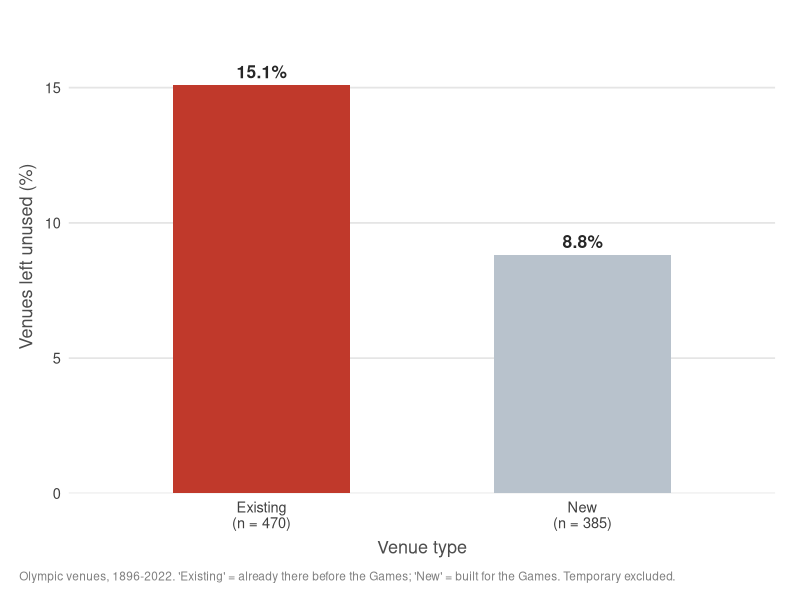
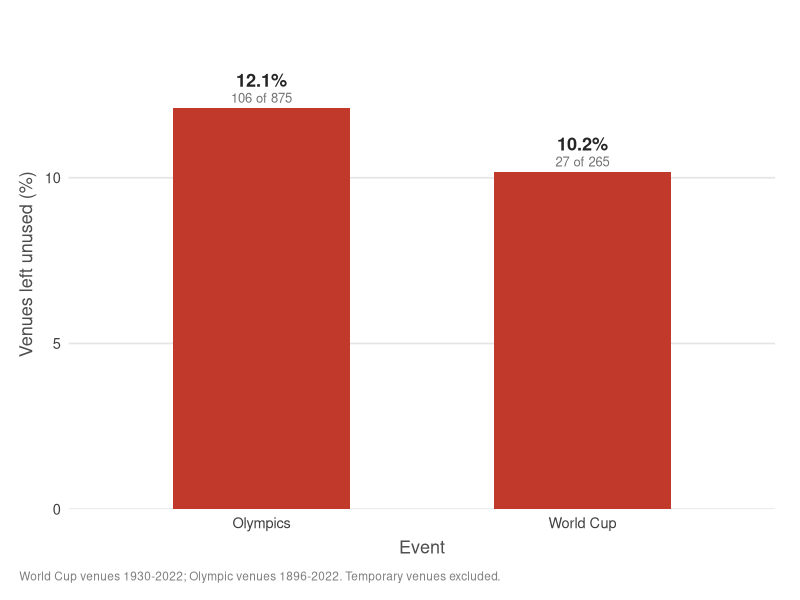
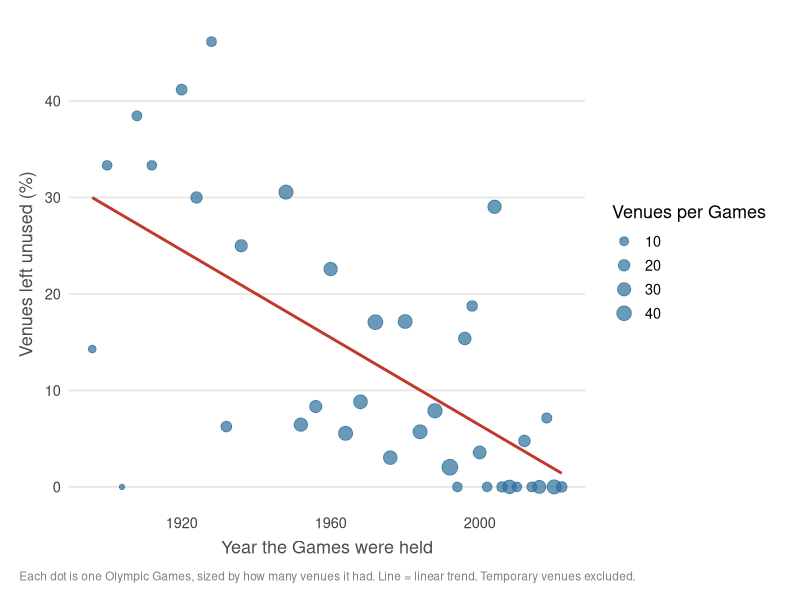
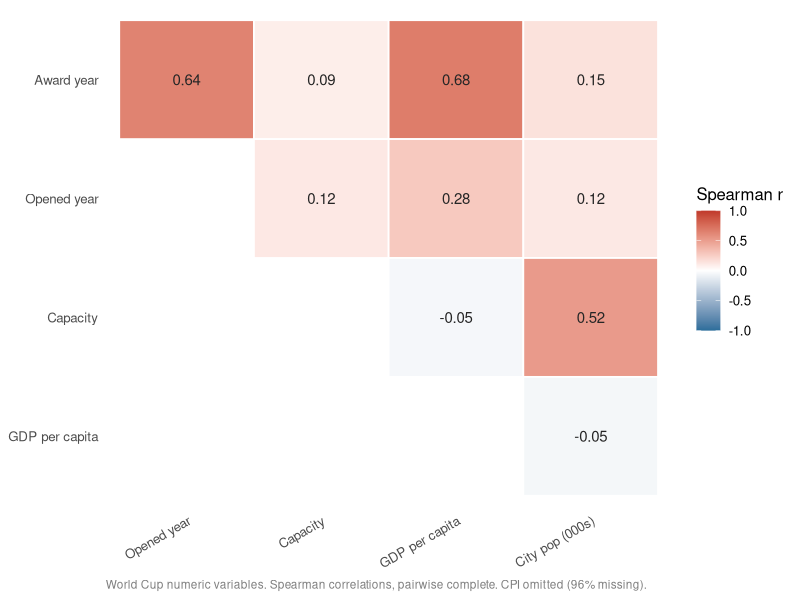
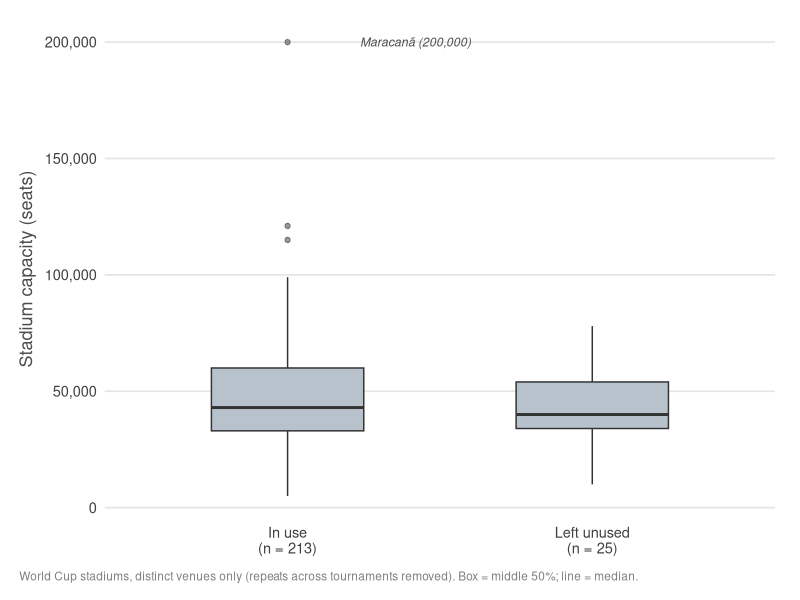

These figures' R source, in order: (Note: this script raises an error after producing the figures.)
library(tidyverse)
wc <- read_csv("data/processed/worldcup_stadiums_joined.csv")
ol <- read_csv("data/processed/olympic_venues_joined.csv")
ol <- ol |>
  mutate(
    status_clean = current_status |>
      str_replace_all("[\r\n]+", " ") |>   # remove the stray line breaks
      str_squish() |>
      str_to_lower(),
    status_group = case_when(
      str_starts(status_clean, "dismantled") ~ "temporary",
      str_starts(status_clean, "not in use") ~ "not in use",
      str_starts(status_clean, "in use")     ~ "in use"
    )
  )

ol |> count(status_group)

# Build the white_elephant target (temporary venues become NA and drop out)
ol <- ol |>
  mutate(white_elephant = case_when(
    status_group == "not in use" ~ TRUE,
    status_group == "in use"     ~ FALSE
  ))

wc <- wc |>
  mutate(white_elephant = case_when(
    current_status == "not in use" ~ TRUE,
    current_status == "in use"     ~ FALSE
  ))

# Class balance
wc |> count(white_elephant) |> mutate(pct = round(n / sum(n) * 100, 1))
ol |> filter(status_group != "temporary") |>
  count(white_elephant) |> mutate(pct = round(n / sum(n) * 100, 1))

# White-elephant rate by newly-built status
wc |> filter(!is.na(white_elephant)) |>
  group_by(newly_built) |>
  summarise(venues = n(),
            white_elephants = sum(white_elephant),
            rate_pct = round(mean(white_elephant) * 100, 1))

# White-elephant rate by design purpose
wc |> filter(!is.na(white_elephant)) |>
  group_by(design_purpose) |>
  summarise(venues = n(),
            white_elephants = sum(white_elephant),
            rate_pct = round(mean(white_elephant) * 100, 1)) |>
  arrange(desc(rate_pct))

# Clean the venue classification into tidy groups
ol <- ol |>
  mutate(
    class_clean = venue_classification |>
      str_replace_all("[\r\n]+", " ") |> str_squish() |> str_to_lower(),
    class_group = case_when(
      str_starts(class_clean, "existing")  ~ "Existing",
      str_starts(class_clean, "mixed")     ~ "Mixed",
      str_starts(class_clean, "temporary") ~ "Temporary",
      str_starts(class_clean, "new")       ~ "New"
    )
  )

ol |> count(class_group)

# White-elephant rate by classification (temporary venues have no target and drop out)
ol |> filter(!is.na(white_elephant)) |>
  group_by(class_group) |>
  summarise(venues = n(),
            white_elephants = sum(white_elephant),
            rate_pct = round(mean(white_elephant) * 100, 1)) |>
  arrange(desc(rate_pct))

# World Cup: median numeric features, white elephant vs in use
wc |> filter(!is.na(white_elephant)) |>
  group_by(white_elephant) |>
  summarise(n = n(),
            med_capacity = median(stadium_capacity, na.rm = TRUE),
            med_gdp      = round(median(gdp_per_capita, na.rm = TRUE)),
            med_city_pop = round(median(city_pop_thousands, na.rm = TRUE)))

# Olympic: median numeric features, white elephant vs in use
ol |> filter(!is.na(white_elephant)) |>
  group_by(white_elephant) |>
  summarise(n = n(),
            med_gdp      = round(median(gdp_per_capita, na.rm = TRUE)),
            med_city_pop = round(median(city_pop_thousands, na.rm = TRUE)))


# ================= REPORT FIGURES =================
col_we   <- "#C0392B"
col_mute <- "#B8C2CC"
col_blue <- "#2C6E9B"

theme_report <- theme_minimal(base_size = 13) +
  theme(
    plot.caption.position = "plot",
    plot.caption = element_text(color = "grey50", size = 8.5, hjust = 0,
                                margin = margin(t = 10)),
    axis.title.x = element_text(color = "grey30", margin = margin(t = 6)),
    axis.title.y = element_text(color = "grey30", margin = margin(r = 6)),
    axis.text    = element_text(color = "grey25", size = 10.5),
    panel.grid.minor   = element_blank(),
    panel.grid.major.x = element_blank(),
    panel.grid.major.y = element_line(color = "grey90"),
    plot.margin  = margin(14, 18, 12, 14)
  )

# ---- Figure 1: unused rate by venue type (Olympic), Existing vs New ----
rate_by_class <- ol |>
  filter(!is.na(white_elephant), class_group %in% c("Existing", "New")) |>
  group_by(class_group) |>
  summarise(rate = mean(white_elephant) * 100, n = n(), .groups = "drop") |>
  mutate(x_lab = paste0(class_group, "\n(n = ", n, ")"),
         hi = class_group == "Existing")

p1 <- ggplot(rate_by_class, aes(reorder(x_lab, -rate), rate, fill = hi)) +
  geom_col(width = 0.55) +
  geom_text(aes(label = sprintf("%.1f%%", rate)),
            vjust = -0.5, fontface = "bold", size = 4.4, color = "grey15") +
  scale_fill_manual(values = c("TRUE" = col_we, "FALSE" = col_mute), guide = "none") +
  scale_y_continuous(expand = expansion(mult = c(0, 0.16))) +
  labs(x = "Venue type", y = "Venues left unused (%)",
       caption = "Olympic venues, 1896-2022. 'Existing' = already there before the Games; 'New' = built for the Games. Temporary excluded.") +
  theme_report
ggsave("reports/EDA/fig_olympic_rate_by_class.png", p1,
       width = 7.5, height = 4.6, dpi = 300, bg = "white")

# ---- Figure 2: how rare unused venues are (both events) ----
balance <- bind_rows(
  wc |> filter(!is.na(white_elephant)) |>
    summarise(event = "World Cup", rate = mean(white_elephant)*100,
              we = sum(white_elephant), n = n()),
  ol |> filter(!is.na(white_elephant)) |>
    summarise(event = "Olympics", rate = mean(white_elephant)*100,
              we = sum(white_elephant), n = n())
)

p2 <- ggplot(balance, aes(reorder(event, -rate), rate)) +
  geom_col(width = 0.55, fill = col_we) +
  geom_text(aes(label = sprintf("%.1f%%", rate)),
            vjust = -1.5, fontface = "bold", size = 4.6, color = "grey15") +
  geom_text(aes(label = paste0(we, " of ", n)),
            vjust = -0.5, size = 3.3, color = "grey45") +
  scale_y_continuous(expand = expansion(mult = c(0, 0.22))) +
  labs(x = "Event", y = "Venues left unused (%)",
       caption = "World Cup venues 1930-2022; Olympic venues 1896-2022. Temporary venues excluded.") +
  theme_report
ggsave("reports/EDA/fig_class_balance.png", p2,
       width = 6.8, height = 4.6, dpi = 300, bg = "white")

# ---- Figure 3: unused rate over time (Olympic), one point per Games ----
rate_by_games <- ol |>
  filter(!is.na(white_elephant)) |>
  group_by(games_year) |>
  summarise(rate = mean(white_elephant) * 100, n = n(), .groups = "drop")

p3 <- ggplot(rate_by_games, aes(games_year, rate)) +
  geom_smooth(method = "lm", se = FALSE, color = col_we, linewidth = 1) +
  geom_point(aes(size = n), color = col_blue, alpha = 0.7) +
  scale_size_continuous(range = c(1.5, 5), name = "Venues per Games") +
  scale_y_continuous(limits = c(0, NA)) +
  labs(x = "Year the Games were held", y = "Venues left unused (%)",
       caption = "Each dot is one Olympic Games, sized by how many venues it had. Line = linear trend. Temporary venues excluded.") +
  theme_report
ggsave("reports/EDA/fig_olympic_rate_over_time.png", p3,
       width = 8, height = 4.6, dpi = 300, bg = "white")

# ---- Figure 4: collinearity among numeric variables (World Cup), lower triangle ----
wc_num <- wc |>
  transmute(`Award year`     = award_year,
            `Opened year`     = opened_year,
            `Capacity`        = stadium_capacity,
            `GDP per capita`  = gdp_per_capita,
            `City pop (000s)` = city_pop_thousands)

cor_mat <- cor(wc_num, use = "pairwise.complete.obs", method = "spearman")
vars <- colnames(cor_mat)
cor_mat[upper.tri(cor_mat, diag = TRUE)] <- NA          

cor_df <- as.data.frame(as.table(cor_mat))
names(cor_df) <- c("v1", "v2", "corr")
cor_df <- cor_df |> filter(!is.na(corr))
cor_df$v1 <- factor(cor_df$v1, levels = vars)
cor_df$v2 <- factor(cor_df$v2, levels = rev(vars))

p4 <- ggplot(cor_df, aes(v1, v2, fill = corr)) +
  geom_tile(color = "white", linewidth = 0.6) +
  geom_text(aes(label = sprintf("%.2f", corr)), size = 3.8, color = "grey15") +
  scale_fill_gradient2(low = "#2C6E9B", mid = "white", high = "#C0392B",
                       midpoint = 0, limits = c(-1, 1), name = "Spearman r") +
  labs(x = NULL, y = NULL,
       caption = "World Cup numeric variables. Spearman correlations, pairwise complete. CPI omitted (96% missing).") +
  theme_minimal(base_size = 12) +
  theme(axis.text.x = element_text(angle = 30, hjust = 1),
        panel.grid = element_blank(),
        plot.caption = element_text(hjust = 0, color = "grey50", size = 8.5))
ggsave("reports/EDA/fig_collinearity_wc.png", p4,
       width = 6.8, height = 5.2, dpi = 300, bg = "white")

# ---- Figure 5: stadium capacity by outcome (World Cup), distinct venues ----
wc_caps <- wc |>
  filter(!is.na(white_elephant)) |>
  distinct(stadium_id, .keep_all = TRUE) |>
  mutate(outcome = if_else(white_elephant, "Left unused", "In use"))

cnts <- wc_caps |> count(outcome)
lab_map <- setNames(paste0(cnts$outcome, "\n(n = ", cnts$n, ")"), cnts$outcome)
wc_caps <- wc_caps |> mutate(outcome_lab = lab_map[outcome])

p5 <- ggplot(wc_caps, aes(outcome_lab, stadium_capacity)) +
  geom_boxplot(width = 0.5, fill = "#B8C2CC", outlier.alpha = 0.5) +
  geom_text(data = wc_caps |> filter(stadium_capacity >= 190000),
            aes(label = "Maracanã (200,000)"),
            nudge_x = 0.42, size = 3.1, color = "grey30", fontface = "italic") +
  scale_y_continuous(labels = scales::comma) +
  labs(x = NULL, y = "Stadium capacity (seats)",
       caption = "World Cup stadiums, distinct venues only (repeats across tournaments removed). Box = middle 50%; line = median.") +
  theme_report
ggsave("reports/EDA/fig_capacity_by_outcome.png", p5,
       width = 6.5, height = 4.6, dpi = 300, bg = "white")

# ================= TABLE 1: DESCRIPTIVE STATISTICS =================
skewness <- function(x) {
  x <- x[!is.na(x)]; if (length(x) < 3) return(NA)
  m <- mean(x); s <- sd(x); mean((x - m)^3) / s^3
}

summarise_cont <- function(df, vars, dataset) {
  df |> select(all_of(vars)) |>
    pivot_longer(everything(), names_to = "variable", values_to = "value") |>
    group_by(variable) |>
    summarise(dataset = dataset,
              n      = sum(!is.na(value)),
              mean   = round(mean(value, na.rm = TRUE), 1),
              sd     = round(sd(value, na.rm = TRUE), 1),
              median = round(median(value, na.rm = TRUE), 1),
              min    = round(min(value, na.rm = TRUE), 1),
              max    = round(max(value, na.rm = TRUE), 1),
              skew   = round(skewness(value), 2), .groups = "drop") |>
    relocate(dataset)
}

summarise_cat <- function(df, vars, dataset) {
  df |> mutate(across(all_of(vars), as.character)) |>
    select(all_of(vars)) |>
    pivot_longer(everything(), names_to = "variable", values_to = "level") |>
    filter(!is.na(level)) |>
    count(variable, level) |>
    group_by(variable) |> mutate(percent = round(n / sum(n) * 100, 1)) |> ungroup() |>
    mutate(dataset = dataset) |> relocate(dataset)
}

cont_tbl <- bind_rows(
  summarise_cont(wc, c("stadium_capacity","gdp_per_capita","cpi_score",
                       "city_pop_thousands","award_year","opened_year"), "World Cup"),
  summarise_cont(ol, c("gdp_per_capita","cpi_score","city_pop_thousands",
                       "games_year","award_year"), "Olympics")
)

cat_tbl <- bind_rows(
  summarise_cat(wc, c("newly_built","design_purpose"), "World Cup"),
  summarise_cat(ol, c("class_group","status_group"), "Olympics")
)

print(cont_tbl, n = 30)
print(cat_tbl, n = 40)
write_csv(cont_tbl, "reports/EDA/table1_descriptive_continuous.csv")
write_csv(cat_tbl,  "reports/EDA/table1_descriptive_categorical.csv")

# ================= TABLE 2: OUTCOME STRATIFIED BY PREDICTOR =================
# 2a: white-elephant rate by each categorical predictor
rate_by_cat <- function(df, vars, dataset) {
  df |> filter(!is.na(white_elephant)) |>
    select(all_of(vars), white_elephant) |>
    pivot_longer(all_of(vars), names_to = "variable", values_to = "level") |>
    filter(!is.na(level)) |>
    group_by(variable, level) |>
    summarise(n = n(),
              we_rate_pct = round(mean(white_elephant) * 100, 1),
              .groups = "drop") |>
    mutate(dataset = dataset) |> relocate(dataset)
}

tbl2_cat <- bind_rows(
  rate_by_cat(wc, c("newly_built", "design_purpose"), "World Cup"),
  rate_by_cat(ol, c("class_group"), "Olympics")
)

# 2b: median of each continuous predictor by outcome
med_by_outcome <- function(df, vars, dataset) {
  df |> filter(!is.na(white_elephant)) |>
    select(all_of(vars), white_elephant) |>
    pivot_longer(all_of(vars), names_to = "variable", values_to = "value") |>
    mutate(outcome = if_else(white_elephant, "Left_unused", "In_use")) |>
    group_by(variable, outcome) |>
    summarise(median = round(median(value, na.rm = TRUE), 1), .groups = "drop") |>
    pivot_wider(names_from = outcome, values_from = median) |>
    mutate(dataset = dataset) |> relocate(dataset)
}

tbl2_cont <- bind_rows(
  med_by_outcome(wc, c("stadium_capacity","gdp_per_capita","city_pop_thousands"), "World Cup"),
  med_by_outcome(ol, c("gdp_per_capita","city_pop_thousands"), "Olympics")
)

print(tbl2_cat, n = 30)
print(tbl2_cont, n = 30)
write_csv(tbl2_cat,  "reports/EDA/table2_rate_by_category.csv")
write_csv(tbl2_cont, "reports/EDA/table2_median_by_outcome.csv")
